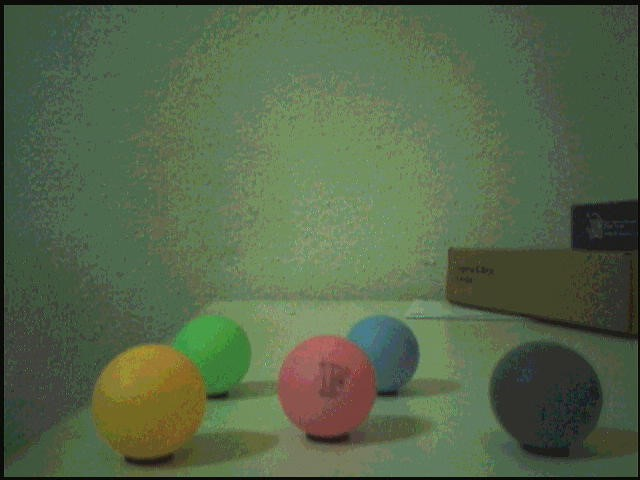
#> input picture Vision_Subsystem/testing/images/testing.jpg, 640 x 480 px
$ python calculateThresholds.py
#> lines starting #> are read from the running program, lines starting #| are printed output that depends on the picture; after the words box and inside, x2 and y2 are one past the last pixel; in counts of white or black regions, pixels touching at a corner belong together
from typing import DefaultDict
import cv2
import numpy as np
from math import sqrt, pi, cos, sin

img = cv2.imread('../images/testing.jpg')
#> img is the input picture: shape (480, 640, 3); mean B, G, R 73.6, 102.2, 85.4
img = cv2.resize(img, (640, 480))

# Gaussian Filter
img = cv2.GaussianBlur(img, (5, 5), 0)

# HSV Colour Space Conversion
hsv = cv2.cvtColor(img, cv2.COLOR_BGR2HSV)
#> hsv: shape (480, 640, 3); mean H, S, V 50.3, 74.5, 104.3

# Colour Threshold
# define range of red color in HSV
# Works for 780 Gain
lower_red = np.array([0,90,90])
upper_red = np.array([15,255,255])

# define range of green color in hsv
# Works for 780 Gain
lower_green = np.array([55,100,100])
upper_green = np.array([65,180,180])


# define range of blue color in HSV
# Works for 780 Gain
lower_blue = np.array([75,50,75])
upper_blue = np.array([110,255,255])

# define range of yellow color in hsv
# Works for 780 Gain
lower_yellow = np.array([18,150,80])
upper_yellow = np.array([25,255,255])

# define range of grey color in hsv
# Works for 780 Gain
lower_grey = np.array([20,0,0])
upper_grey = np.array([45,40,65])
lower_grey2 = np.array([67,0,30])
upper_grey2 = np.array([110,70,70])

# Threshold the HSV image to get only blue colors
green_mask = cv2.inRange(hsv, lower_green, upper_green)
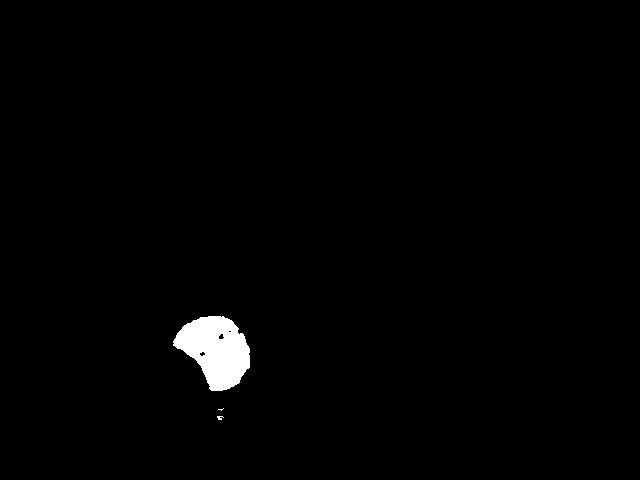
#> green_mask: shape (480, 640); 1.2% white; 3 white regions (2 under 20 px), largest, box (x1, y1, x2, y2) and area: (173, 316, 250, 391) 3735
red_mask =  cv2.inRange(hsv, lower_red, upper_red)
#> red_mask: shape (480, 640); 2.3% white; 1 white region, box (x1, y1, x2, y2) and area: (278, 336, 376, 436) 7193
blue_mask =  cv2.inRange(hsv, lower_blue, upper_blue)
#> blue_mask: shape (480, 640); 1.1% white; 38 white regions (26 under 20 px), largest, box (x1, y1, x2, y2) and area: (349, 316, 416, 390) 2799, (46, 40, 70, 53) 177, (505, 443, 514, 453) 55
yellow_mask =  cv2.inRange(hsv, lower_yellow, upper_yellow)
#> yellow_mask: shape (480, 640); 2.2% white; 7 white regions (3 under 20 px), largest, box (x1, y1, x2, y2) and area: (103, 347, 206, 458) 6555, (96, 399, 119, 412) 158, (102, 385, 113, 393) 37, (120, 420, 128, 425) 31
grey_mask =  cv2.inRange(hsv, lower_grey, upper_grey)
#> grey_mask: shape (480, 640); 1.8% white; 141 white regions (114 under 20 px), largest, box (x1, y1, x2, y2) and area: (496, 349, 589, 444) 3140, (605, 262, 629, 333) 770, (559, 447, 588, 459) 165
grey2_mask =  cv2.inRange(hsv, lower_grey2, upper_grey2)
#> grey2_mask: shape (480, 640); 1.4% white; 90 white regions (74 under 20 px), largest, box (x1, y1, x2, y2) and area: (522, 370, 603, 451) 2007, (494, 353, 537, 388) 555, (571, 203, 597, 237) 248
# mask = grey_mask

mask = green_mask + red_mask + blue_mask+ yellow_mask +grey_mask + grey2_mask
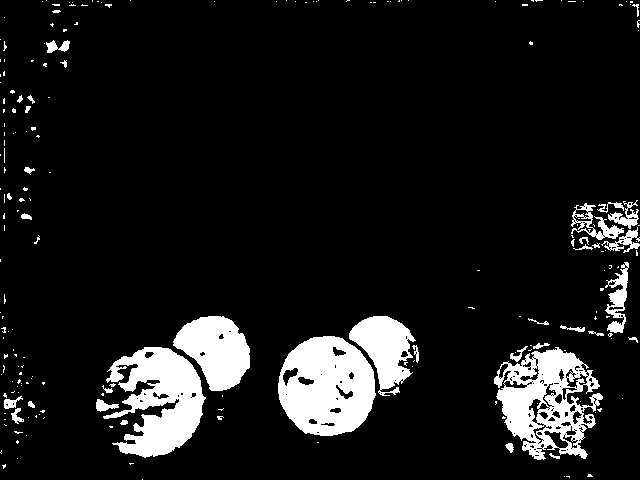
#> mask: shape (480, 640); 10.2% white; 212 white regions (174 under 20 px), largest, box (x1, y1, x2, y2) and area: (278, 336, 376, 436) 7193, (103, 347, 206, 458) 6555, (494, 347, 603, 460) 6281

# # Bitwise-AND mask and original image

# Morph Filters
kernel = np.ones((3,3),np.uint8)
erosion = cv2.erode(mask,kernel,iterations = 1)
#> erosion: shape (480, 640); 7.2% white; 125 white regions (95 under 20 px), largest, box (x1, y1, x2, y2) and area: (279, 337, 375, 435) 6360, (111, 348, 204, 456) 5330, (175, 317, 249, 390) 3367
dilation = cv2.erode(erosion,kernel,iterations = 1)
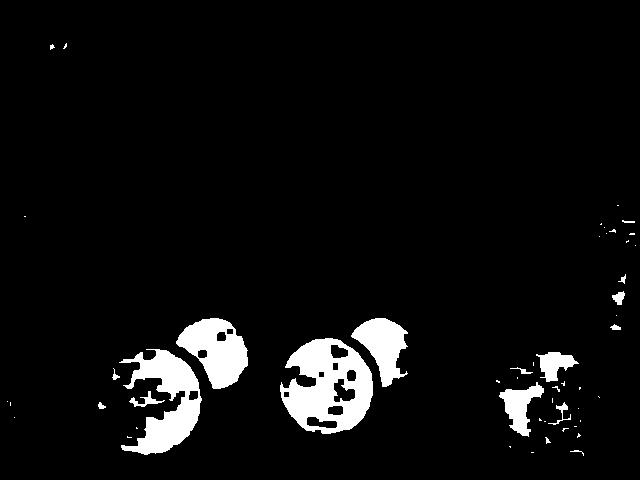
#> dilation: shape (480, 640); 5.6% white; 52 white regions (35 under 20 px), largest, box (x1, y1, x2, y2) and area: (280, 338, 373, 434) 5468, (119, 349, 202, 455) 4115, (176, 318, 248, 389) 2994
res = cv2.bitwise_and(img, img, mask= dilation)
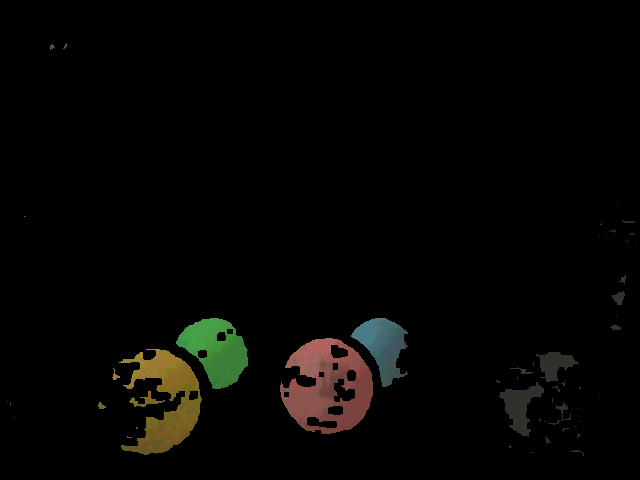
#> res: shape (480, 640, 3); mean B, G, R 3.5, 5.4, 5.7

grey = cv2.cvtColor(img, cv2.COLOR_BGR2GRAY)
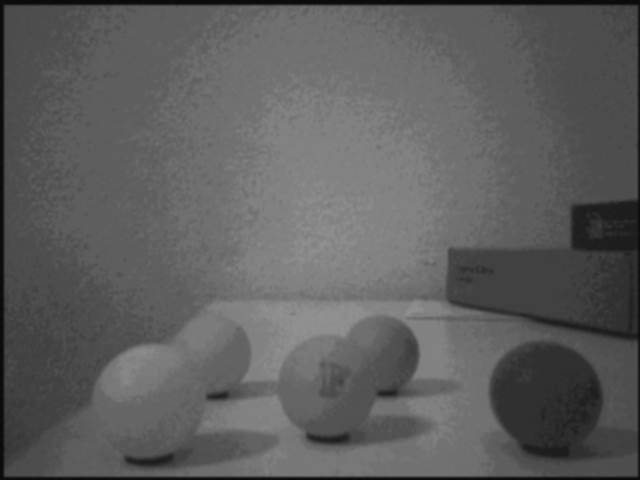
#> grey: shape (480, 640); min 9, max 146, mean 93.9

# Edge Detection
edges = cv2.Canny(grey,100,200)
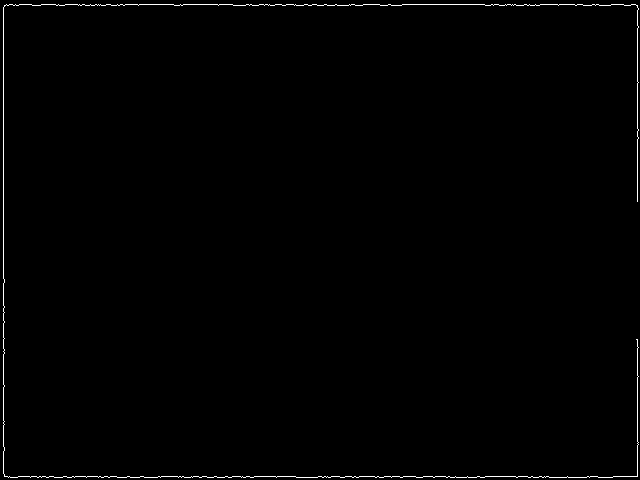
#> edges: shape (480, 640); 0.67% white in thin lines or dots

# Hough Transform
detected_circles = img
circles = cv2.HoughCircles(grey, cv2.HOUGH_GRADIENT, 1, 50, param1=200, param2=10, minRadius=0, maxRadius=0)
#> circles = 38 rows, first 8: [251.5, 91.5, 385.8], [316.5, 373.5, 320.9], [325.5, 174.5, 311.9], [319.5, 116.5, 317.4], [480.5, 242.5, 238.9], [267.5, 171.5, 264.9], [155.5, 173.5, 169.7], [389.5, 116.5, 247.9]
print(circles)
#> (printed output is left out)
for x, y, r in circles[0]:
    cv2.circle(detected_circles, (int(y),int(x)), int(r), (0, 0, 255), 3)
#> this loop made 38 passes
#> (x, y, r) on passes 1 to 12: (251.5, 91.5, 385.8), (316.5, 373.5, 320.9), (325.5, 174.5, 311.9), (319.5, 116.5, 317.4), (480.5, 242.5, 238.9), (267.5, 171.5, 264.9), (155.5, 173.5, 169.7), (389.5, 116.5, 247.9), (581.5, 421.5, 56), (190.5, 292.5, 187.6), (156.5, 113.5, 153.8), (147.5, 379.5, 144.8)
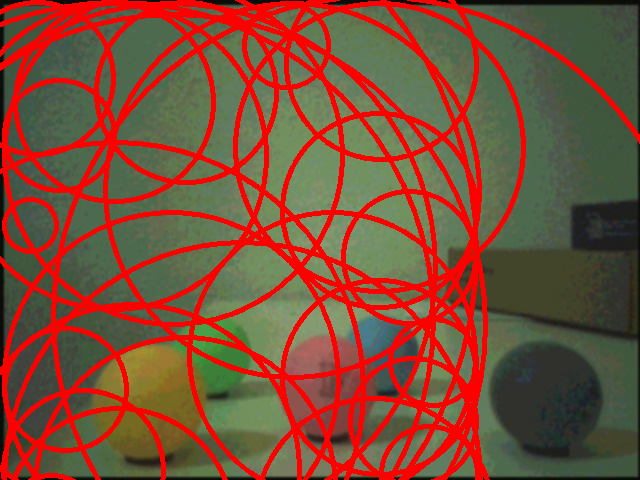
#> detected_circles: shape (480, 640, 3); mean B, G, R 54.9, 76.2, 125


while(1):
    cv2.imshow('frame',img)
    cv2.imshow('mask',mask)
    cv2.imshow('res',res)
    cv2.imshow('grey',grey)
    cv2.imshow('erosion',erosion)
    cv2.imshow('dilation',dilation)
    cv2.imshow('edge', edges)
    cv2.imshow("detected circles", detected_circles)
    k = cv2.waitKey(5) & 0xFF
#> (key Esc is pressed here)
    if k == 27:
        break
cv2.destroyAllWindows()
